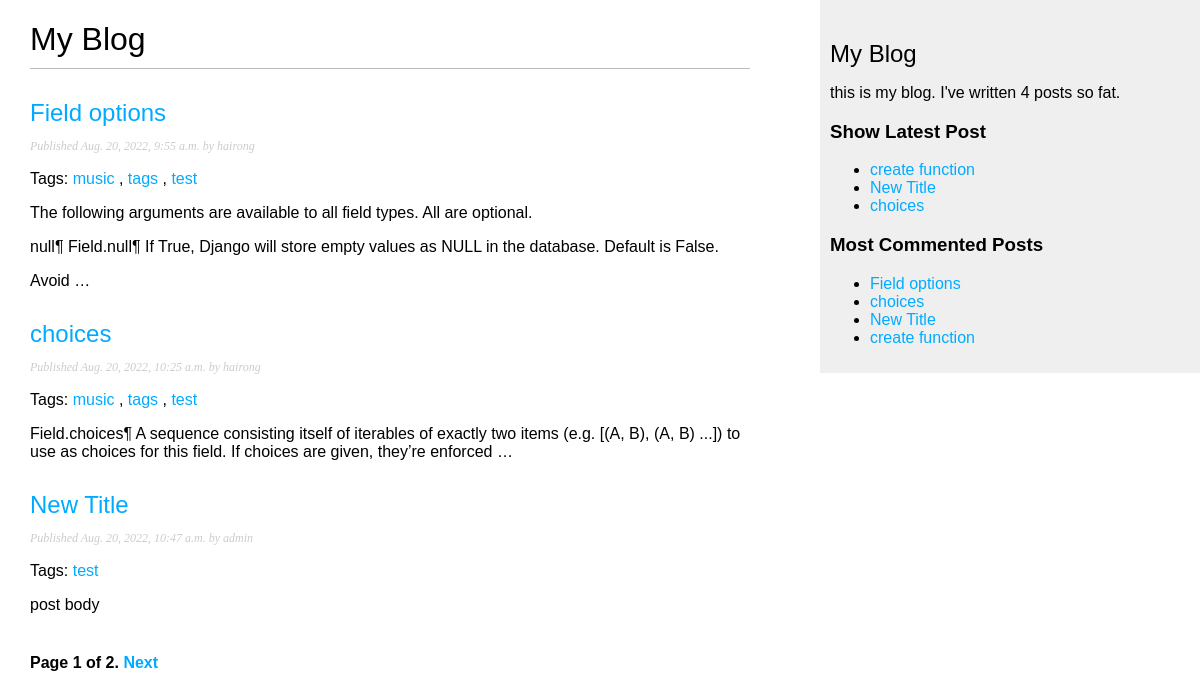
The page /blog/ on the database as committed earlier.
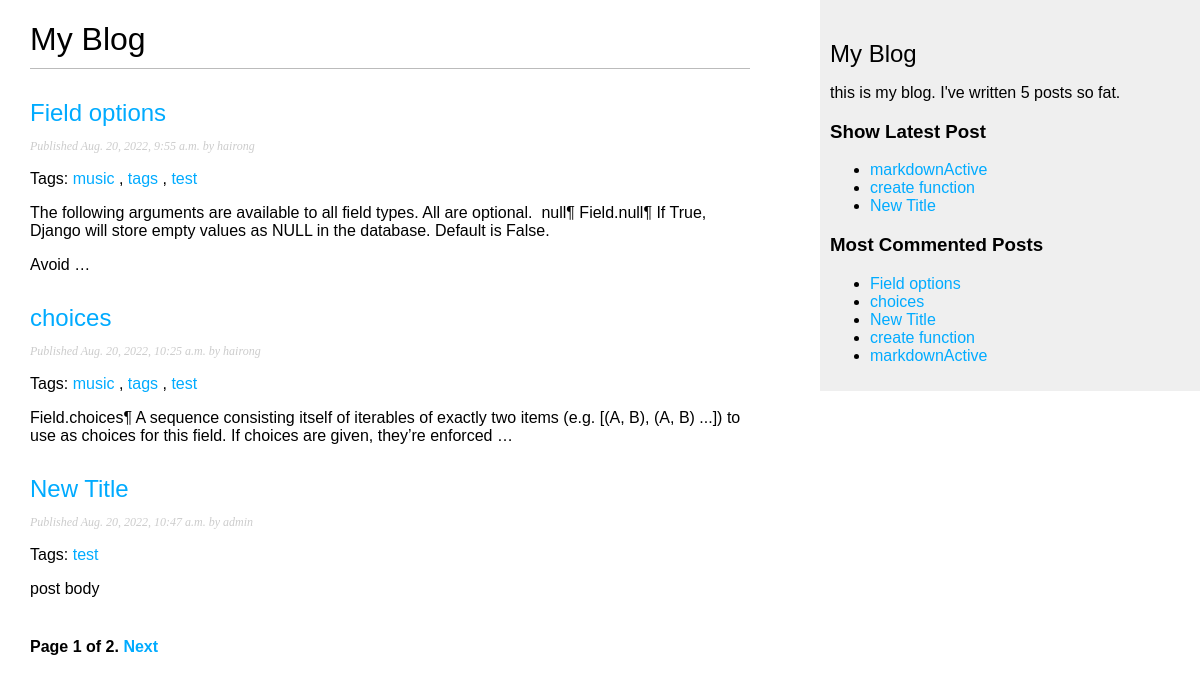
The same page on the database as committed later.
### blog/models.py (models this page shows, shortened)
class Post(models.Model):
    STATUS_CHOICES = (
        ('draft', 'DRAFT'),
        ('published', 'PUBLISHED')
    )
    title = models.CharField(max_length=250)
    slug = models.SlugField(max_length=250, unique_for_date='publish')
    author = models.ForeignKey(User, on_delete=models.CASCADE, related_name='blog_posts')
    body = models.TextField()
    publish = models.DateTimeField(default=timezone.now)
    created = models.DateTimeField(auto_now_add=True)
    updated =models.DateTimeField(auto_now=True)
    status = models.CharField(max_length=50, choices=STATUS_CHOICES, default='draft')
    class Meat():
        ordering = ('-publish')
    objects = models.Manager()
    published = PublishedManager()
    tags = TaggableManager()
    def get_absolute_url(self):
        return reverse("blog:post_detail", args=[self.publish.year, self.publish.month, self.publish.day, self.slug])

### blog/views.py (the view)
# urls.py: path('', views.post_list, name='post_list'),
def post_list(request, tag_slug=None):
    object_list = Post.published.all()
    tag=None
    if tag_slug:
        tag = get_object_or_404(Tag, slug = tag_slug)
        object_list = object_list.filter(tags__in=[tag])
    paginator = Paginator(object_list, 3)
    page = request.GET.get('page')
    try:
        posts = paginator.page(page)
    except PageNotAnInteger:
        posts = paginator.page(1)
    except EmptyPage:
        posts = paginator.page(paginator.num_pages)
    return render(request, 'blog/post/list.html', {'posts' : posts, 'page':page, 'tag':tag})

### blog/models.py (called while the page is built)
    def get_queryset(self):
        return super(PublishedManager, self).get_queryset().filter(status = 'published')

### blog/templatetags/blog_tags.py (called while the page is built)
@register.simple_tag
def total_posts():
    return Post.published.count()

@register.simple_tag
def get_most_commented_posts(count = 5):
    return Post.published.annotate(total_comments = Count('comments')).order_by('-total_comments')[:count]

@register.inclusion_tag('blog/post/latest_posts.html')
def show_latest_post(count = 5):
    latest_posts = Post.published.order_by('-publish')[:count]
    return {'latest_posts' : latest_posts}

@register.filter(name='markdown')
def markdown_format(text):
    return mark_safe(markdown.markdown(text))

### blog/templates/blog/post/list.html (shortened to what this page needs)
{% extends "blog/base.html" %}
{% load blog_tags %}
{% block content %}
  <h1>My Blog</h1>
  {% for post in posts %}
    <h2>
      <a href="{{post.get_absolute_url}}">{{ post.title }}</a>
    </h2>
    <p class="date">
      Published {{ post.publish }} by {{ post.author }}
    </p>
    <p class="tags">
      Tags:
      {% for tag in post.tags.all %}
      <a href="{% url "blog:post_list_by_tag" tag.slug %}">
      {{ tag.name }}
      </a>
      {% if not forloop.last %}, {% endif %}
      {% endfor %}
    </p>
    {{post.body | markdown | truncatewords_html:30}}
  {% endfor %}
  {% include 'blog/pagination.html' with page=posts %}
{% endblock %}

### blog/templates/blog/base.html (shortened to what this page needs)
{% load static %}
{% load blog_tags %}
<!DOCTYPE html>
<html lang="en">
<head>
    <link rel="stylesheet" href="{% static 'css/blog.css' %}">
</head>
<body>
    <div id='content'>
        {% block content %}
        {% endblock  %}
    </div>
    <div id='sidebar'>
        <h2>My Blog</h2>
        <p>
            this is my blog. I've written {% total_posts %} posts so fat.
        </p>
        <h3>Show Latest Post</h3>
        {% show_latest_post 3 %}
        <h3>Most Commented Posts</h3>
        {% get_most_commented_posts as most_commented_posts %}
        <ul>
            {% for posts in most_commented_posts %}
            <li>
                <a href="{{ posts.get_absolute_url }}">{{ posts.title }}</a>
            </li>
            {% endfor %}
        </ul>
    </div>
</body>
</html>

### blog/templates/blog/pagination.html (shortened to what this page needs)
<div class="pagination">
    <span class="step-links">
        <span class="current">
            Page {{page.number}} of {{page.paginator.num_pages}}.
        </span>
        {% if page.has_next %}
            <a href="?page={{page.next_page_number}}">Next</a>
        {% endif %}
    </span>
</div>

### blog/templates/blog/post/latest_posts.html
<ul>
    {% for posts in latest_posts %}
        <li>
            <a href="{{ posts.get_absolute_url }}">{{ posts.title }}</a>
        </li>
    {% endfor %}
</ul>

### blog/static/css/blog.css (style rules this page uses)
body { margin:0; padding:0; font-family:helvetica, sans-serif; }
a { color:#00abff; text-decoration:none; }
h1 { font-weight:normal; border-bottom:1px solid #bbb; padding:0 0 10px 0; }
h2 { font-weight:normal; margin:30px 0 0; }
#content { float:left; width:60%; padding:0 0 0 30px; }
#sidebar { float:right; width:30%; padding:10px; background:#efefef; height:100%; }
p.date { color:#ccc; font-family: georgia, serif; font-size: 12px; font-style: italic; }
.pagination { margin:40px 0; font-weight:bold; }

Rows that differ between the two databases and show on the page:
no longer on one of the page's lists (row unchanged): Post: title "choices"
added Post: title "markdownActive"
Other text that changed with them:
text no longer shown: "4"
text now shown: "5"
